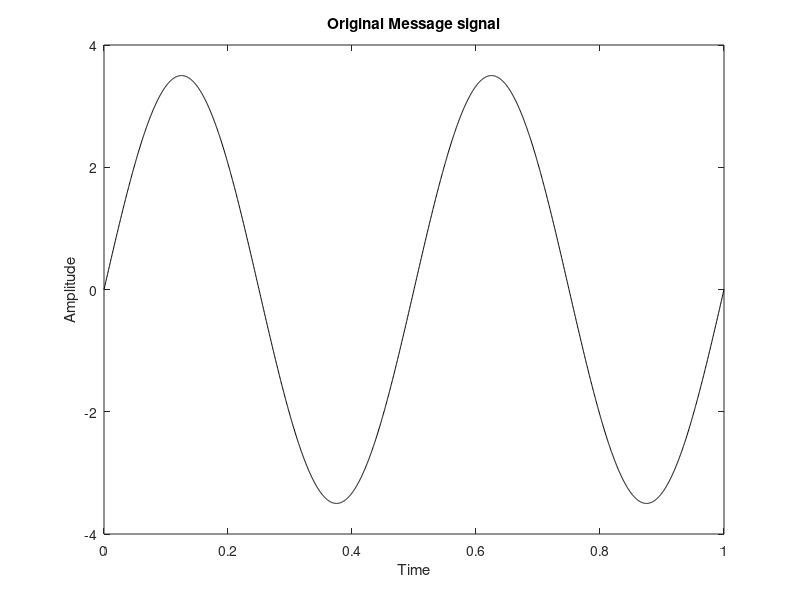
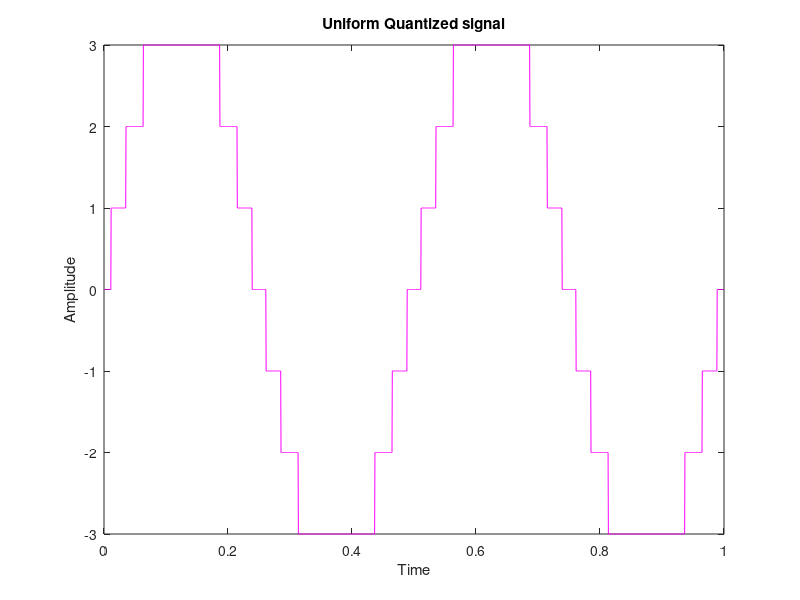
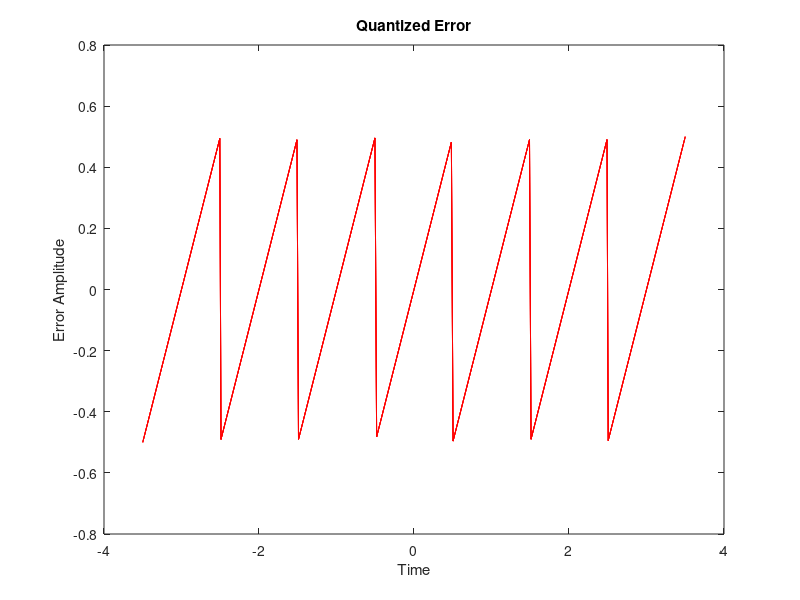
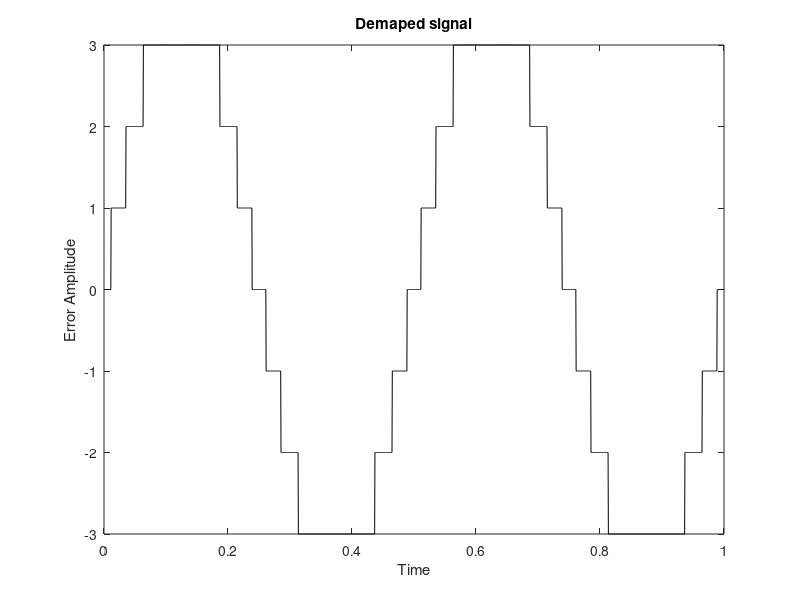

MATLAB code to generate these figures, in order:
%PCM with mid tread quantizer
fm=2;%message frequency
fs=1000*fm;%sampling frequency
t=0:1/fs:1;%time
a=3.5;%amplitude
x=a*sin(2*pi*fm*t);
figure(1);
plot(t,x,'k-');
xlabel('Time');
ylabel('Amplitude');
title('Original Message signal');
enc=[];
%Mid-Tread Quantization
for i=1:length(x)
    if x(i)>0.5 && x(i)<=1.5
        xq(i)=1;
        e=[1 0 0];
    elseif x(i)>1.5 && x(i)<=2.5
        xq(i)=2;
        e=[1 0 1];
    elseif x(i)>2.5 && x(i)<=3.5
        xq(i)=3;
        e=[1 1 0];
    elseif x(i)>=-3.5 && x(i)<=-2.5
        xq(i)=-3;
        e=[0 0 0];
    elseif x(i)>-2.5 && x(i)<=-1.5
        xq(i)=-2;
        e=[0 0 1];
    elseif x(i)>-1.5 && x(i)<=-0.5
        xq(i)=-1;
        e=[0 1 0];
    elseif x(i)>-0.5 && x(i)<0.5
        xq(i)=0;
        e=[0 1 1];
    end
    enc=[enc e];
end
figure(2);
plot(t,xq,'m-');
xlabel('Time');
ylabel('Amplitude');
title('Uniform Quantized signal');

figure(3);
plot(x,x-xq,'r-');
xlabel('Time');
ylabel('Error Amplitude');
title('Quantized Error');
%PCM reciever
rec=enc;
xq_r=[];
for j=1:3:length(rec)-2
    if rec(j)==0 &&rec(j+1)==0 && rec(j+2)==0
        xq1=-3;
    elseif rec(j)==0 &&rec(j+1)==0 && rec(j+2)==1
        xq1=-2;
    elseif rec(j)==0 &&rec(j+1)==1 && rec(j+2)==0
        xq1=-1;
    elseif rec(j)==0 &&rec(j+1)==1 && rec(j+2)==1
        xq1=0;
    elseif rec(j)==1 &&rec(j+1)==0 && rec(j+2)==0
        xq1=1;
    elseif rec(j)==1 &&rec(j+1)==0 && rec(j+2)==1
        xq1=2;
    elseif rec(j)==1 &&rec(j+1)==1 && rec(j+2)==0
        xq1=3;
    end
    xq_r=[xq_r xq1];
end
figure(4);
plot(t,xq_r,'k-');
xlabel('Time');
ylabel('Error Amplitude');
title('Demaped signal');

% Low Pass Filtering
[num den]=butter(4,5*fm/fs);%ButterWorth LPF
rec_op=filter(num,den,xq_r);

figure(5);
plot(t,rec_op,'g-');
xlabel('Time');
ylabel('Amplitude');
title('Reconstructed  signal');
